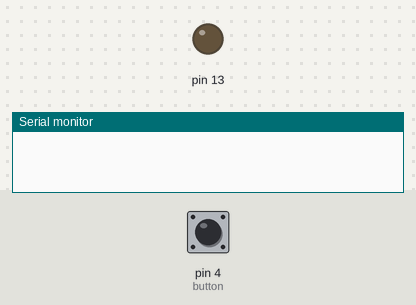
The sketch below on a simulated Arduino Uno, built with avr-gcc and run on an emulated ATmega328P. Parts: output pins drawn as LEDs (lit = HIGH), the last lines printed to the serial monitor. The test bench sets the inputs (shaded band); at power-on: pin 4 (button) HIGH. The modem accepts every AT command (registered, SIM ready, sends succeed) and sends nothing else.

Above: at 1.2 s.
1.3 s: pin 4 (button) pulled LOW for 0.15 s
At 1.4 s:
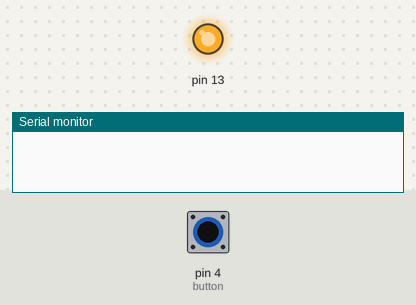
4.4 s: pin 4 (button) pulled LOW for 3.2 s
At 8.0 s:
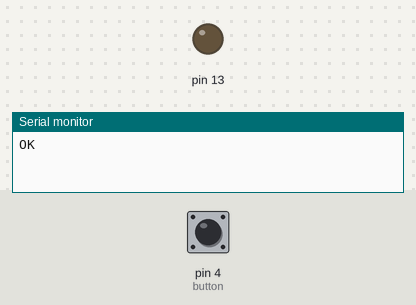
Timing chart, 0 to 9.5 s (numbered marks = the images above; inputs shaded):
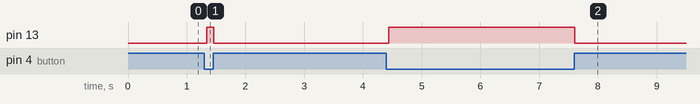

Measured:
- after the input at 1.3 s, pin 13: LOW → HIGH at once, → LOW 0.12 s later
- after the input at 4.4 s, pin 13: LOW → HIGH at once, → LOW 3.2 s later

The sketch:

Handphone.ino
```cpp
#include <SoftwareSerial.h>

//Create software serial object to communicate with A6
SoftwareSerial mySerial(3, 2);  //A6 Tx & Rx is connected to Arduino #3 & #2
byte stage = 0;

byte button = 4;

String phone_number = "8801721519766";
char sms_content[] = "Help Me! I am in Trouble!";


void setup() {
  Serial.begin(9600);
  mySerial.begin(9600);
  pinMode(button, INPUT_PULLUP);
  pinMode(13, OUTPUT);
}

void loop() {
  while (Serial.available()) {
    mySerial.write(Serial.read());  //Forward what Serial received to Software Serial Port
  }
  while (mySerial.available()) {
    Serial.write(mySerial.read());  //Forward what Software Serial received to Serial Port
  }
  byte r = push(button);
  if (r == 1) send_call(1);
  else if (r == 2) send_call(2);
  else if (r == 3) send_sms();
}

void updateSerial() {
  delay(500);
  while (mySerial.available()) {
    Serial.write(mySerial.read());  //Forward what Software Serial received to Serial Port
  }
}

void send_sms() {
  mySerial.println("AT");  //Once the handshake test is successful, it will back to OK
  updateSerial();
  mySerial.println("AT+CMGF=1");  // Configuring TEXT mode
  updateSerial();
  mySerial.println("AT+CMGS=\"+" + phone_number + "\"");  //change ZZ with country code and xxxxxxxxxxx with phone number to sms
  updateSerial();
  mySerial.print(sms_content);  //text content
  updateSerial();
  mySerial.write(26);
}

void send_call(byte i) {
  if (i == 1) mySerial.println("ATD+" + phone_number);  //  change ZZ with country code and xxxxxxxxxxx with phone number to dial
  else if (i == 2) mySerial.println("ATH");
  updateSerial();
}


byte push(byte pin) {
  byte count = 0;
here:
  uint32_t timer = 0;
  if (digitalRead(pin) == 0) {
    delay(20);  //debounce delay
    while (digitalRead(pin) == 0) {
      delay(20);
      timer += 20;
      digitalWrite(13, 1);
    }
    digitalWrite(13, 0);
    if (timer) {
      timer = 0;
      count++;
      while (digitalRead(pin) == 1) {
        delay(20);
        timer += 20;
        if (timer > 500) return count;
      }
      goto here;
    }
  }
  return 0;
}
```
